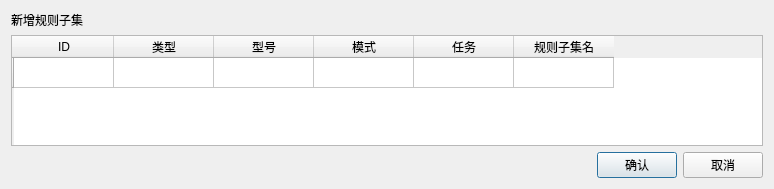
<?xml version="1.0" encoding="UTF-8"?>
<ui version="4.0">
 <class>addsqltable</class>
 <widget class="QDialog" name="addsqltable">
  <property name="geometry">
   <rect>
    <x>0</x>
    <y>0</y>
    <width>774</width>
    <height>189</height>
   </rect>
  </property>
  <property name="windowTitle">
   <string>Dialog</string>
  </property>
  <layout class="QGridLayout" name="gridLayout">
   <item row="0" column="0">
    <widget class="QLabel" name="label">
     <property name="styleSheet">
      <string notr="true">font: 12pt &quot;宋体&quot;;</string>
     </property>
     <property name="text">
      <string>新增规则子集</string>
     </property>
    </widget>
   </item>
   <item row="1" column="0" colspan="4">
    <widget class="QTableWidget" name="tableWidget">
     <attribute name="horizontalHeaderStretchLastSection">
      <bool>false</bool>
     </attribute>
     <attribute name="verticalHeaderStretchLastSection">
      <bool>false</bool>
     </attribute>
     <row>
      <property name="text">
       <string/>
      </property>
     </row>
     <column>
      <property name="text">
       <string>ID</string>
      </property>
     </column>
     <column>
      <property name="text">
       <string>类型</string>
      </property>
     </column>
     <column>
      <property name="text">
       <string>型号</string>
      </property>
     </column>
     <column>
      <property name="text">
       <string>模式</string>
      </property>
     </column>
     <column>
      <property name="text">
       <string>任务</string>
      </property>
     </column>
     <column>
      <property name="text">
       <string>规则子集名</string>
      </property>
     </column>
     <item row="0" column="0">
      <property name="text">
       <string/>
      </property>
      <property name="flags">
       <set>ItemIsSelectable|ItemIsEditable|ItemIsDragEnabled|ItemIsUserCheckable|ItemIsEnabled</set>
      </property>
     </item>
    </widget>
   </item>
   <item row="2" column="1">
    <spacer name="horizontalSpacer">
     <property name="orientation">
      <enum>Qt::Horizontal</enum>
     </property>
     <property name="sizeHint" stdset="0">
      <size>
       <width>341</width>
       <height>20</height>
      </size>
     </property>
    </spacer>
   </item>
   <item row="2" column="2">
    <widget class="QPushButton" name="pushButton_0">
     <property name="text">
      <string>确认</string>
     </property>
    </widget>
   </item>
   <item row="2" column="3">
    <widget class="QPushButton" name="pushButton_1">
     <property name="text">
      <string>取消</string>
     </property>
    </widget>
   </item>
  </layout>
 </widget>
 <resources/>
 <connections/>
</ui>
